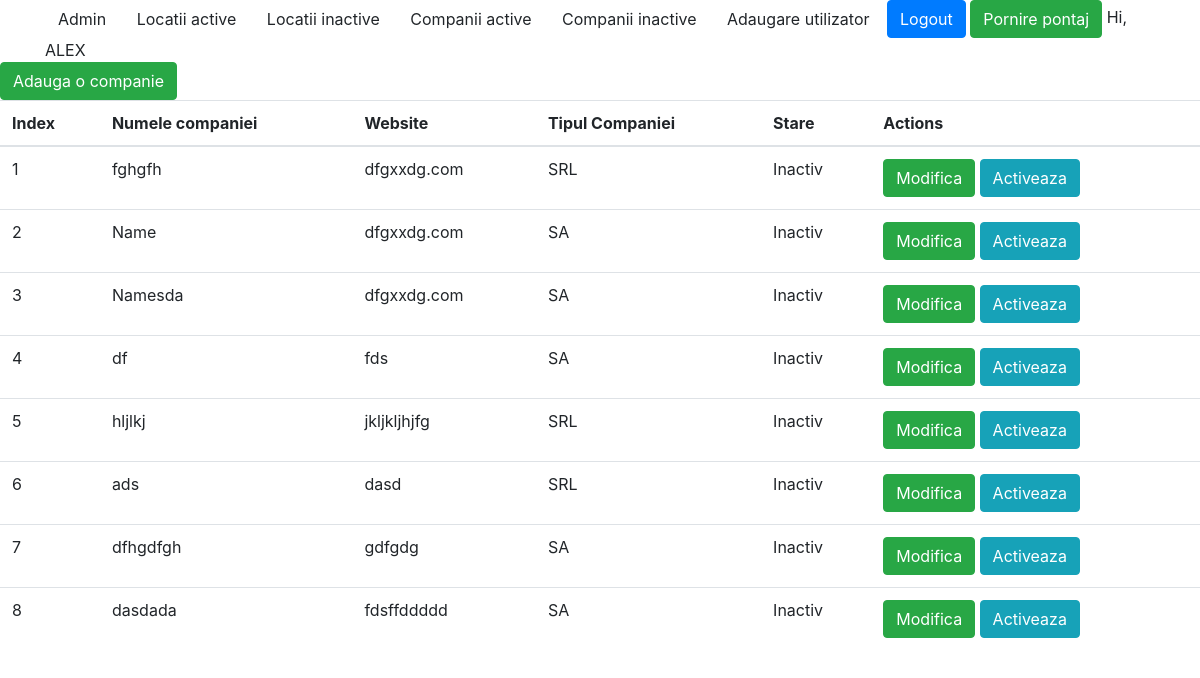
The app's page /companies/companii_inactive (signed in), older data.
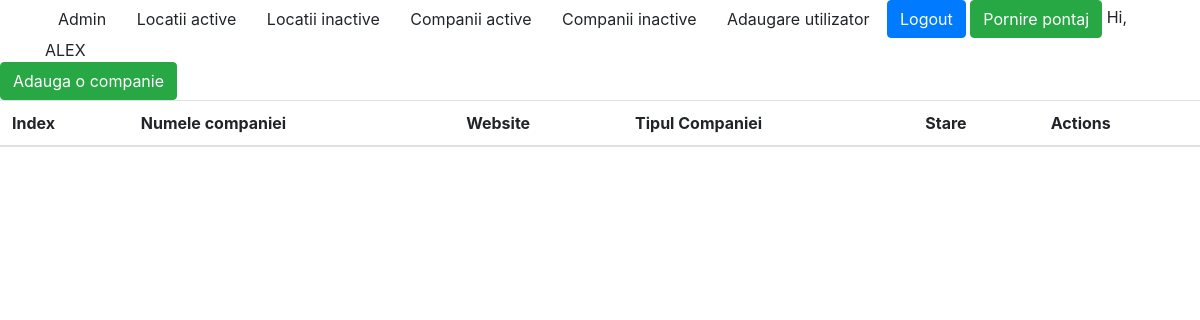
The same page, newer data.
### aplicatie2/models.py (models this page shows, shortened)
class Companies(models.Model):
    name = models.CharField(max_length=100)
    website = models.CharField(max_length=50)
    company_type = models.CharField(max_length=10, choices=company_choices)
    active = models.BooleanField(default=1)
    location = models.ForeignKey(Location, on_delete=models.CASCADE)

### aplicatie2/views.py (the view)
# urls.py: path('companii_inactive', views.CompanyInactiveView.as_view(), name='companii_inactive'),
class CompanyInactiveView(LoginRequiredMixin, ListView):
    model = Companies
    template_name = 'aplicatie2/Companies_index.html'
    def get_context_data(self, *args, **kwargs):
        data = super(CompanyInactiveView, self).get_context_data(*args, **kwargs)
        data['companies_list'] = self.model.objects.filter(active=0)
        return data

### nume_proiect/context_processors.py (called while the page is built)
def is_ready_to_work(request):
    if request.user.is_authenticated:
        if Pontaj.objects.filter(user_id=request.user.id, end_date=None).exists():
            return {'ready_to_work':False}
        return {'ready_to_work':True}
    return {}

### templates/aplicatie2/Companies_index.html
{% extends 'base.html' %}
{% block content %}
<a class="btn btn-success" href="{% url 'companies:add' %}">Adauga o companie</a>
    <table class="table">
        <thead>
            <tr>
                <th>Index</th>
                <th>Numele companiei</th>
                <th>Website</th>
                <th>Tipul Companiei</th>
                <th>Stare</th>
                <th>Actions</th>
            </tr>
        </thead>
        <tbody>
            {% for item in companies_list %}
            <tr>
                <td>{{ forloop.counter }}</td>
                <td>{{ item.name }}</td>
                <td>{{ item.website }}</td>
                <td>{{ item.company_type }}</td>
                <td>{% if item.active == 1 %}
                        <span>Activ</span>
                    {% else %}
                    <span>Inactiv</span>
                    {% endif %}
                </td>
                <td><a href="{% url 'companies:modifica' item.id %}" class="btn btn-success">Modifica</a>
                    {% if item.active == 1 %}
                    <a href="{% url 'companies:sterge' item.id %}" class="btn btn-danger">Sterge</a>
                    {% else %}
                    <a href="{% url 'companies:activeaza' item.id %}" class="btn btn-info">Activeaza</a>
                    {% endif %}
            </td>
            </tr>
            {% endfor %}
        </tbody>
    </table>
{% endblock %}

### templates/base.html (shortened to what this page needs)
<html>
<head>
    <link rel="stylesheet" href="https://stackpath.bootstrapcdn.com/bootstrap/4.4.1/css/bootstrap.min.css">
</head>
<body>
<div class="container">
    <div class="row">
        <div class="col-md-12">
            <nav>
                <a class="btn" href="/admin">Admin</a>
                {% if request.user.is_authenticated %}
                    <a class="btn" href="{% url 'locations:lista_locatii' %}">Locatii active</a>
                    <a class="btn" href="{% url 'locations:locatii_inactive' %}">Locatii inactive</a>
                    <a class="btn" href="{% url 'companies:lista_companii' %}">Companii active</a>
                    <a class="btn" href="{% url 'companies:companii_inactive' %}">Companii inactive</a>
                    <a class="btn" href="{% url 'userprofile:utilizator_nou' %}">Adaugare utilizator</a>
                    <a class="btn btn-primary" href="{% url 'logout' %}">Logout</a>
                    {% if ready_to_work is False %}
                    <a href="{% url 'userprofile:oprire_pontaj' %}" class="btn btn-danger">Oprire pontaj</a>
                    {% else %}
                    <a href="{% url 'userprofile:start_pontaj' %}" class="btn btn-success">Pornire pontaj</a>
                    {% endif %}
                    <span>Hi, {{ request.user.username|upper }}</span>
                {% endif %}
            </nav>
        </div>
    </div>
</div>
{% block content %}
{% endblock %}
</body>
</html>

Row changes from the older to the newer data that the page shows:
removed Companies: name "fghgfh", website "dfgxxdg.com", company_type "SRL", active "Inactiv"
removed Companies: name "Name", website "dfgxxdg.com", company_type "SA", active "Inactiv"
removed Companies: name "Namesda", website "dfgxxdg.com", company_type "SA", active "Inactiv"
removed Companies: name "df", website "fds", company_type "SA", active "Inactiv"
removed Companies: name "hljlkj", website "jkljkljhjfg", company_type "SRL", active "Inactiv"
removed Companies: name "ads", website "dasd", company_type "SRL", active "Inactiv"
removed Companies: name "dfhgdfgh", website "gdfgdg", company_type "SA", active "Inactiv"
removed Companies: name "dasdada", website "fdsffddddd", company_type "SA", active "Inactiv"
